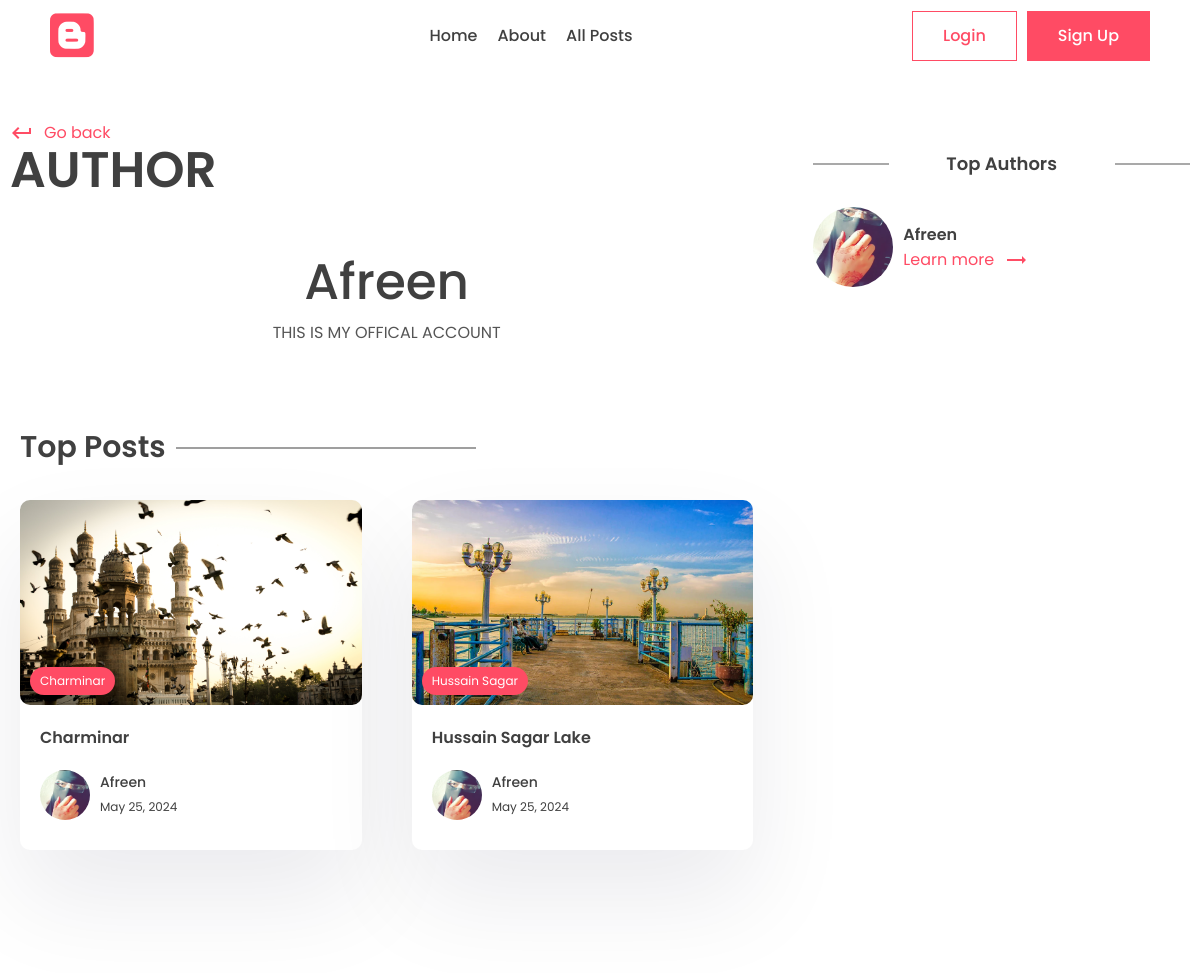
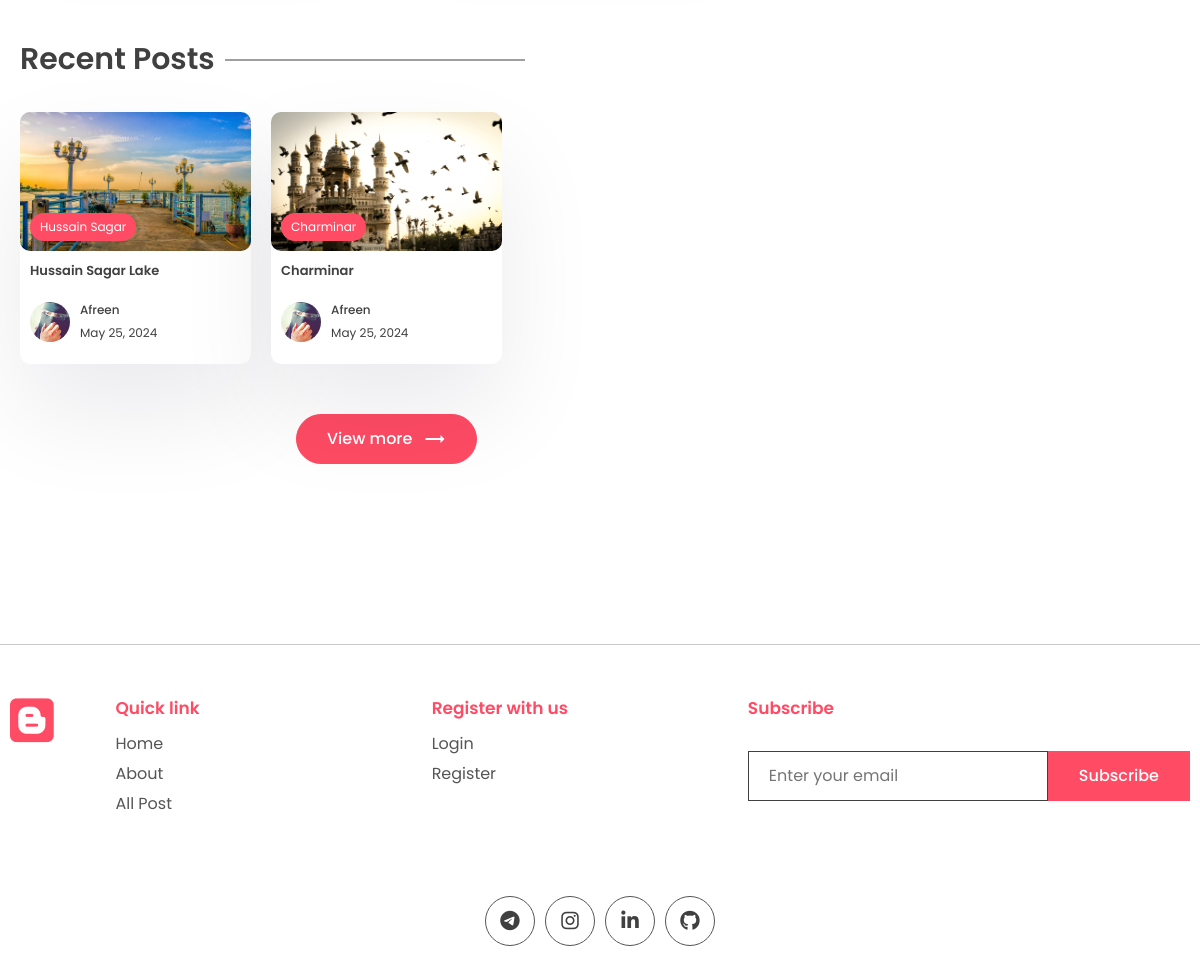
The app's page /author/author with its own data (2 pictures, top to bottom).
### app/models.py (models this page shows, shortened)
class Profile(models.Model):
    user = models.OneToOneField(User, on_delete=models.CASCADE)
    profile_image = models.ImageField(null=True, blank=True, upload_to="images/")
    slug = models.SlugField(max_length=200, unique=True)
    bio = models.CharField(max_length=200)

class Post(models.Model):
    title =  models.CharField(max_length=200)
    content = models.TextField()
    last_updated = models.DateTimeField(auto_now=True)
    slug = models.SlugField(max_length=200, unique=True)
    image = models.ImageField(null=True, blank=True, upload_to="images/")
    tags = models.ManyToManyField(Tag, blank=True, related_name='post')
    view_count=models.IntegerField(null=True, blank=True)
    is_featured = models.BooleanField(default=False)
    author = models.ForeignKey(User, on_delete=models.CASCADE, null=True, blank=True)
    bookmarks = models.ManyToManyField(User, related_name="bookmarks", default=None, blank=True)
    likes = models.ManyToManyField(User, related_name="post_like", default=None, blank=True)

class Tag(models.Model):
    name = models.CharField(max_length=100)
    description = models.CharField(max_length=100)
    slug = models.SlugField(max_length=200, unique=True)

### app/views.py (the view)
# urls.py: path('author/<slug:slug>',views.author_page,name='author_page'),
def author_page(request, slug):
    profile = Profile.objects.get(slug=slug)
    top_posts = Post.objects.filter(author = profile.user).order_by('-view_count')[0:2]
    recent_posts = Post.objects.filter(author = profile.user).order_by('-last_updated')[0:2]
    top_authors = User.objects.annotate(number=Count('post')).order_by('number')
    context={'profile':profile,'top_posts':top_posts, 'recent_posts':recent_posts, 'top_authors':top_authors}
    return render(request, 'app/author.html', context)

### app/templates/app/author.html (shortened to what this page needs)
{% extends 'base.html' %}
{% block content %}
      <div class="container">
        <div class="layout">
          <div class="left">
            <div class="page-top">
              <div class="top flex">
                <div class="page-name">
                  <a href="#" class="learn">
                    <span class="material-icons"> keyboard_return </span> Go
                    back
                  </a>
                  <h1>Author</h1>
                </div>
              </div>
            </div>
            <center>
              <div class="typo">
                <h1 class="title">{{profile.user.first_name}}</h1>
                <p>
                    {{profile.bio}}
                </p>
              </div>
            </center>
            <section class="sp">
              <div class="container">
                <h1 class="sec-title">Top Posts</h1>
                <div class="grid-2 blog">
                    {% for post in top_posts %}
                  <a href="{% url 'post_page' post.slug %}">
                    <div class="card">
                      <div class="post-img">
                        <img src="{{post.image.url}}" alt="" />
                        <div class="tag">{{post.tags.all.0.name}}</div>
                      </div>
                      <div class="card-content">
                        <h3>
                          {{post.title}}
                        </h3>
                        <div class="author">
                          <div class="profile-pic">
                            <img src="{{post.author.profile.profile_image.url}}" alt="" />
                          </div>
                          <div class="details">
                            <p>{{post.author.first_name}}</p>
                            <small>{{post.last_updated|date}}</small>
                          </div>
                        </div>
                      </div>
                    </div>
                  </a>
                  {% empty %}
                  <p>Nothing to show here</p>
                  {% endfor %}
                </div>
              </div>
            </section>
            <section class="sp">
              <div class="container">
                <h1 class="sec-title">Recent Posts</h1>
                <div class="grid-3 blog-grid">
                    {% for post in recent_posts %}
                  <a href="{% url 'post_page' post.slug %}">
                    <div class="card">
                      <div class="post-img">
                        <img src="{{post.image.url}}" alt="" />
                        <div class="tag">{{post.tags.all.0.name}}</div>
                      </div>
                      <div class="card-content">
                        <h3>
                          {{post.title}}
                        </h3>
                        <div class="author">
                          <div class="profile-pic">
                            <img src="{{post.author.profile.profile_image.url}}" alt="" />
                          </div>
                          <div class="details">
                            <p>{{post.author.first_name}}</p>
                            <small>{{post.last_updated|date}}</small>
                          </div>
                        </div>
                      </div>
                    </div>
                  </a>
                  {% empty %}
                  <p>Nothing to show here</p>
                  {% endfor %}
                </div>
                <center>
                  <button class="btn btn-primary rounded view">
                    View more
                    <span class="material-icons"> trending_flat </span>
                  </button>
                </center>
              </div>
            </section>
          </div>
          <div class="right">
            <div class="block">
              <h2 class="title2">Top Authors</h2>
              {% for author in top_authors %}
              <div class="recent-post other-author">
                <div class="rounded-img">
                  <img src="{{author.profile.profile_image.url}}" alt="" />
                </div>
                <div class="recent-content">
                  <h3>
                    {{author.first_name}}
                  </h3>
                  <a class="learn" href="{% url 'author_page' author.profile.slug %}">Learn more
                    <span class="material-icons"> trending_flat </span></a
                  >
                </div>
              </div>
              {% endfor %}
              </div>
            </div>
          </div>
        </div>
{% endblock content %}

### app/static/app/style.css (style rules this page uses)
* { margin: 0; padding: 0; box-sizing: border-box; text-decoration: none; border: none; outline: none; list-style: none; font-family: "Poppins", sans-serif; color: var(--black); }
:root { --red: #ff4b64; --black: #404040; --des: #555555; --shadow: #ffffff1a 0px 1px 1px 0px inset, #32325d40 0px 50px 100px -20px, #0000004d 0px 30px 60px -30px; --shadow2: rgba(17, 12, 46, 0.084) 0px 48px 100px 0px; }
html { font-size: 62.5%; }
[class*="grid"] { display: grid; }
img { width: 100%; }
.container { max-width: 1220px; margin: auto; padding: 0 10px; }
p, a { font-size: 1.6rem; color: var(--des); }
.btn { cursor: pointer; height: 5rem; padding: 0 3rem; font-size: 1.6rem; font-weight: 500; border: 1px solid var(--red); display: flex; align-items: center; justify-content: center; gap: 1rem; }
.btn span { color: white; }
.btn-primary { background: var(--red); color: white; }
.rounded { border-radius: 5rem; }
.typo { width: 50%; margin-top: 5rem; }
.title { font-size: 5rem; font-weight: 500; }
.sp { padding: 8rem 0; }
.grid-2 { grid-template-columns: 1.3fr 1fr; align-items: center; }
.post-img { height: 40rem; width: 100%; overflow: hidden; border-radius: 1rem; }
.post-img img { height: 100%; object-fit: cover; object-position: center; }
.learn { display: flex; align-items: center; gap: 1rem; color: var(--red); margin-top: 2rem; }
.learn span { color: #ff4b64; }
.sec-title { font-size: 3rem; font-weight: 600; position: relative; width: fit-content; margin-bottom: 3rem; }
.sec-title::after { content: ""; position: absolute; right: -31rem; height: 1px; width: 30rem; background: var(--black); top: 50%; transform: translateY(-50%); }
.grid-3 { grid-template-columns: repeat(3, 1fr); gap: 5rem; }
.card { background: white; box-shadow: var(--shadow2); border-radius: 1rem; cursor: pointer; transition: 0.3s; }
.post-img { position: relative; }
.tag { position: absolute; bottom: 1rem; left: 1rem; background: var(--red); color: white; border-radius: 5rem; padding: 0.5rem 1rem; font-size: 1.2rem; }
.card-content { padding: 2rem; padding-bottom: 3rem; }
.card h3 { font-size: 1.6rem; font-weight: 600; }
.card .post-img { width: 100%; height: unset; aspect-ratio: 1/0.6; }
.author { display: flex; align-items: center; gap: 1rem; margin-top: 2rem; }
.profile-pic { width: 5rem; aspect-ratio: 1/1; border-radius: 50%; overflow: hidden; }
.author p { color: var(--black); font-weight: 500; font-size: 1.4rem; }
.author small { color: var(--black); font-size: 1.2rem; }
.view { margin-top: 5rem; }
.layout { display: flex; gap: 5rem; }
.left { width: 100%; height: 100%; }
.right { position: sticky; top: 70px; height: 100%; width: 50%; }
.page-name h1 { font-size: 5rem; text-transform: uppercase; font-weight: 600; line-height: 5rem; }
.flex { display: flex; align-items: flex-end; justify-content: space-between; }
.left .typo { width: 100%; }
.blog { grid-template-columns: 1fr 1fr; gap: 5rem; }
.title2 { position: relative; font-size: 1.8rem; text-align: center; font-weight: 600; margin-bottom: 3rem; }
.title2::before { content: ""; position: absolute; height: 1px; width: 20%; background: var(--des); left: 0; top: 50%; transform: translateY(-50%); }
.title2::after { content: ""; position: absolute; height: 1px; width: 20%; background: var(--des); right: 0; top: 50%; transform: translateY(-50%); }
.blog-grid { gap: 2rem; }
.blog-grid .card-content { padding: 1rem; padding-bottom: 2rem; }
.blog-grid .card h3 { font-size: 1.3rem; font-weight: 600; }
.blog-grid .profile-pic { width: 4rem; }
.blog-grid .author p { font-size: 1.2rem; }
.block { margin-top: 5rem; }
.rounded-img { width: 8rem; aspect-ratio: 1/1; overflow: hidden; border-radius: 50%; }
.rounded-img img { width: 100%; height: 100%; object-fit: cover; object-position: center; }
.recent-post { display: grid; align-items: center; gap: 1rem; margin-top: 3rem; grid-template-columns: auto 1fr; }
.recent-post .learn { margin-top: 0rem; }
.recent-post h3 { font-size: 1.6rem; font-weight: 600; }

### records on screen
Profile: user.first_name "Afreen", bio "THIS IS MY OFFICAL ACCOUNT"
Post: image (picture), tags.all.0.name "Charminar", title "Charminar", author.profile.profile_image (picture), author.first_name "Afreen", last_updated "May 25, 2024"
Post: image (picture), tags.all.0.name "Hussain Sagar", title "Hussain Sagar Lake", author.profile.profile_image (picture), author.first_name "Afreen", last_updated "May 25, 2024"

### other values on screen
{{ author.first_name }} "Afreen"
